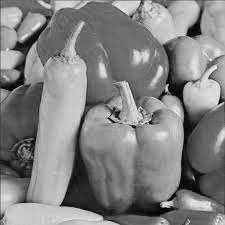
#> input picture img2.jpeg, 225 x 225 px
$ python main.py
#> lines starting #> are read from the running program, lines starting #| are printed output that depends on the picture
### Task_2d.py
import cv2
import argparse
import numpy as np
import scipy.ndimage as ndi
from scipy.ndimage import gaussian_filter

# !!!!!!!!!!!!!!!!!!!!!!!!!!!!!!!!!!!!!!!!!!!!!

def solve_2d(im1, im2):
    # ==============================#
    # Caculates registration with lsq
    # Output:
    #   dr -  shift in each dimensiotn
    #   im2 - shifted image based on dr
    # ==============================#

    imx = im1[1:, 1:] - im1[1:, :-1]
    imy = im1[1:, 1:] - im1[:-1, 1:]

    A = np.transpose([imx.flatten(), imy.flatten()])
    At = np.transpose(A)

    y = im2[1:, 1:] - im1[1:, 1:]
    y = y.flatten()

    s = np.linalg.pinv(At @ A)
    dr = s @ (At @ y)
    im2_shifted = ndi.shift(im2, (dr[1], dr[0]))

    return dr, im2_shifted


# [309 lines left out: functions solve_iter_2d, get_downscaled_img_2d, register_multiscale_2d, bilinear_subpixel_interpolation, shift_img_bilinear, test_2d and 1 more, not called in this run]

### main.py
from Task_2d import *
from Task_1d import *


img1 = np.random.rand(500, 500)
deltax = 75
deltay = 75
sigma = 35

img1 = np.random.rand(500, 500)


img1 = cv2.imread(img_path, 0)
#> img1 is the input picture: shape (225, 225); min 0, max 242, mean 129.9
#extrapolate image
# img1 = cv2.copyMakeBorder(img1, 2*deltax, 2*deltax, 2*deltay, 2*deltay, cv2.BORDER_REPLICATE)

deltax = 17
deltay = 2.5
sigma = 5


# img1 = gaussian_filter(img1, sigma=sigma)
img2 = ndi.shift(img1, (deltay, deltax))
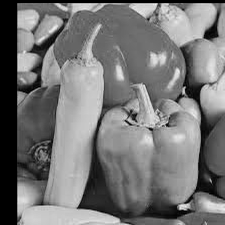
#> img2: shape (225, 225); min 0, max 242, mean 117.6

from PIL import Image
Image.fromarray((img1 * 255).astype(np.uint8)).save('im1.bmp')
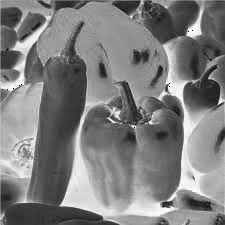
#> saved as im1.bmp: PIL image 225x225 L; min 0, max 255, mean 126
Image.fromarray((img2 * 255).astype(np.uint8)).save('im2.bmp')
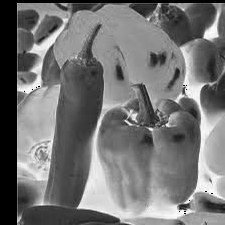
#> saved as im2.bmp: PIL image 225x225 L; min 0, max 255, mean 115.8


img1 = cv2.imread('im1.bmp', 0)
img1 = img1[:-2, :-2]
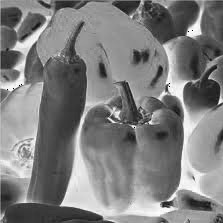
#> img1: shape (223, 223); min 0, max 255, mean 126.4
img2 = cv2.imread('im2.bmp', 0)

dr = solve_2d(img1, img2)
#> in solve_2d, `imx = im1[1:, 1:] - im1[1:, :-1]`:
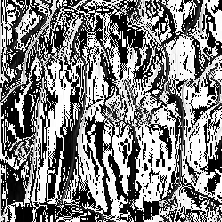
#> imx: shape (222, 222); min 0, max 255, mean 128.7
#> in solve_2d, `imy = im1[1:, 1:] - im1[:-1, 1:]`:
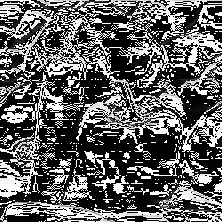
#> imy: shape (222, 222); min 0, max 255, mean 97.8
#> in solve_2d, `A = np.transpose([imx.flatten(), imy.flatten()])`: A = 49284 pairs, first value 0 to 255, second value 0 to 255
#> (the run stopped early here; a loop or call above may not have finished)
